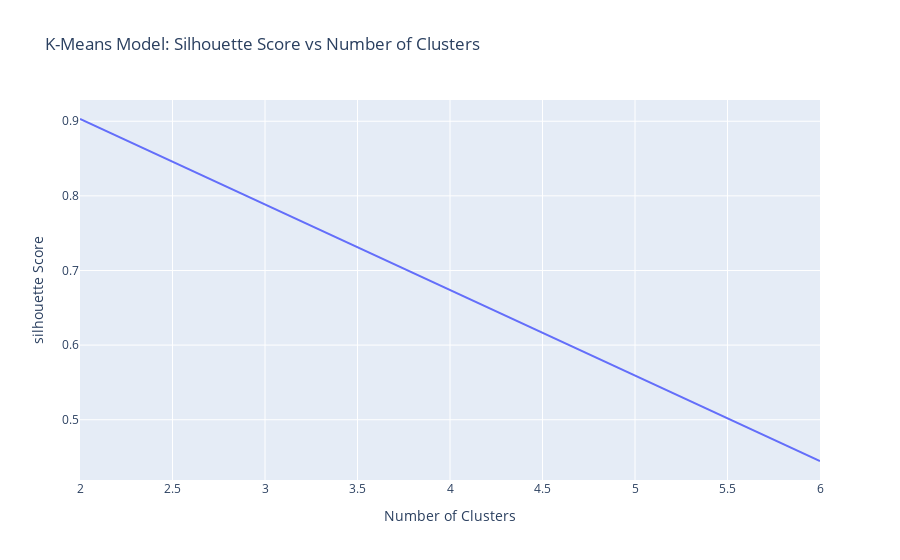

Here is the notebook cell this chart was saved with:
### Markdown cell above
### __Using plotly express to create a line plot that shows the values of silhouette_scores as a function of n_clusters__.

### Code cell
# Create a line plot of `silhouette_scores` vs `n_clusters`
fig = px.line(
    x=n_clusters,
    y=silhouette_scores,
    title ="K-Means Model: Silhouette Score vs Number of Clusters"
    

)
fig.update_layout(xaxis_title="Number of Clusters", yaxis_title="silhouette Score")

fig.show()

### Figure 1 — Plotly figure (JSON) as saved in the notebook; plotly's stock layout.template omitted (floating-point values rounded to 4 significant figures)
{"data": [{"hovertemplate": "x=%{x}<br>y=%{y}<extra></extra>", "legendgroup": "", "line": {"color": "#636efa", "dash": "solid"}, "marker": {"symbol": "circle"}, "mode": "lines", "name": "", "orientation": "v", "showlegend": false, "type": "scatter", "x": [2, 6], "xaxis": "x", "y": [0.903, 0.4447], "yaxis": "y"}], "layout": {"autosize": true, "legend": {"tracegroupgap": 0}, "title": {"text": "K-Means Model: Silhouette Score vs Number of Clusters"}, "xaxis": {"anchor": "y", "autorange": true, "domain": [0, 1], "range": [2, 6], "title": {"text": "Number of Clusters"}, "type": "linear"}, "yaxis": {"anchor": "x", "autorange": true, "domain": [0, 1], "range": [0.4192, 0.9285], "title": {"text": "silhouette Score"}, "type": "linear"}}}
